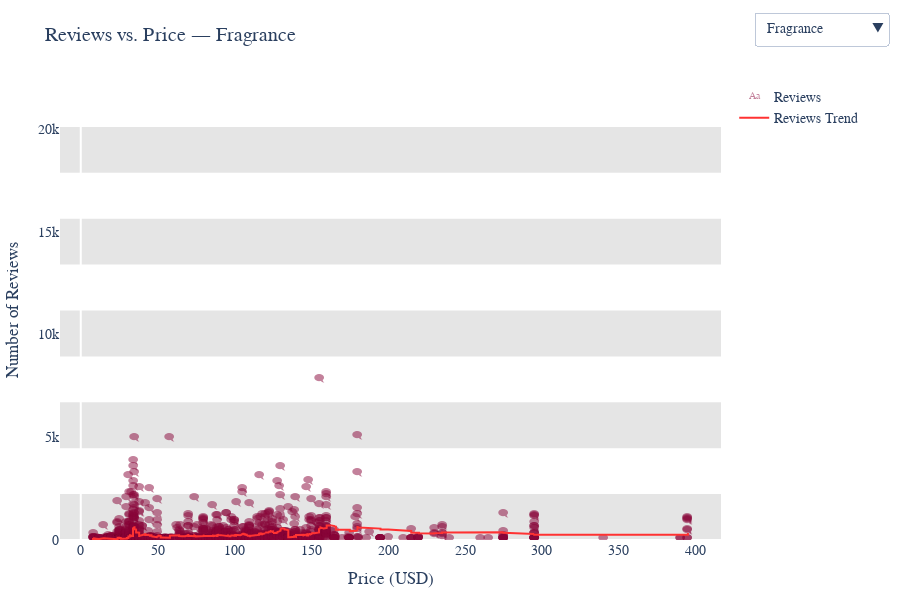

Notebook source saved alongside this figure:
### Code cell
import plotly.graph_objects as go
import pandas as pd

# Prepare data
df_reviews = product_info_df.dropna(subset=['actual_price_usd', 'reviews', 'primary_category']).copy()
df_reviews['reviews'] = pd.to_numeric(df_reviews['reviews'], errors='coerce')
categories = df_reviews['primary_category'].unique()

# Get global y-axis max for reviews
y_max_global = df_reviews['reviews'].max() * 1.05

traces = []
buttons = []

for i, cat in enumerate(categories):
    df_cat = df_reviews[df_reviews['primary_category'] == cat].sort_values(by='actual_price_usd')
    smooth_reviews = df_cat['reviews'].rolling(window=50, min_periods=1).mean()

    # Use a symbolic marker for reviews
    trace_points = go.Scatter(
        x=df_cat['actual_price_usd'],
        y=df_cat['reviews'],
        mode='text',
        name='Reviews',
        text=['🗨️'] * len(df_cat),
        textfont=dict(size=10, color='rgba(135, 3, 56, 0.5)'),
        textposition='middle center',
        hovertemplate='<b>%{text}</b><br>Price: $%{x}<br>Reviews: %{y}<extra></extra>',
        visible=(i == 0)
    )

    trace_line = go.Scatter(
        x=df_cat['actual_price_usd'],
        y=smooth_reviews,
        mode='lines',
        name='Reviews Trend',
        line=dict(color='rgb(255, 50, 50)', width=2),
        hoverinfo='skip',
        visible=(i == 0)
    )

    traces.extend([trace_points, trace_line])

    vis = [False] * len(categories) * 2
    vis[i * 2] = True
    vis[i * 2 + 1] = True

    #  No dynamic y-axis range — just set the title
    buttons.append(dict(
        label=cat,
        method='update',
        args=[
            {'visible': vis},
            {'title': f'Reviews vs. Price — {cat}'}
        ]
    ))

# Add horizontal bands (same global scale)
band_shapes = []
band_count = 10
band_height = y_max_global / band_count

for i in range(0, band_count, 2):
    band_shapes.append(dict(
        type='rect',
        xref='paper', yref='y',
        x0=0, x1=1,
        y0=i * band_height,
        y1=(i + 1) * band_height,
        fillcolor='rgba(0, 0, 0, 0.1)',
        layer='below',
        line_width=0
    ))

# Build the figure
fig3 = go.Figure(data=traces)
fig3.update_layout(
    updatemenus=[dict(
        type='dropdown',
        buttons=buttons,
        active=0,
        x=1.05,
        xanchor='left',
        y=1.15,
        yanchor='top'
    )],
    title=f'Reviews vs. Price — {categories[0]}',
    xaxis=dict(title='Price (USD)', showgrid=False),
    yaxis=dict(title='Number of Reviews', range=[0, y_max_global], showgrid=False),
    shapes=band_shapes,
    plot_bgcolor='white',
    font=dict(family='Arial', size=14),
    height=600,
    margin=dict(t=80, b=60, l=60, r=60)
)

fig3.show()

### Figure 1 — Plotly figure (JSON) as saved in the notebook; plotly's stock layout.template omitted (floating-point values rounded to 4 significant figures; data arrays with more than 128 entries replaced by an {"elided": "..."} marker saying what was removed)
{"data": [{"hovertemplate": "<b>%{text}</b><br>Price: $%{x}<br>Reviews: %{y}<extra></extra>", "mode": "text", "name": "Reviews", "text": {"elided": "1339 str values"}, "textfont": {"color": "rgba(135, 3, 56, 0.5)", "size": 10}, "textposition": "middle center", "type": "scatter", "visible": true, "x": {"elided": "1339 float values"}, "y": {"elided": "1339 float values"}}, {"hoverinfo": "skip", "line": {"color": "rgb(255, 50, 50)", "width": 2}, "mode": "lines", "name": "Reviews Trend", "type": "scatter", "visible": true, "x": {"elided": "1339 float values"}, "y": {"elided": "1339 float values"}}, {"hovertemplate": "<b>%{text}</b><br>Price: $%{x}<br>Reviews: %{y}<extra></extra>", "mode": "text", "name": "Reviews", "text": {"elided": "395 str values"}, "textfont": {"color": "rgba(135, 3, 56, 0.5)", "size": 10}, "textposition": "middle center", "type": "scatter", "visible": false, "x": {"elided": "395 float values"}, "y": {"elided": "395 float values"}}, {"hoverinfo": "skip", "line": {"color": "rgb(255, 50, 50)", "width": 2}, "mode": "lines", "name": "Reviews Trend", "type": "scatter", "visible": false, "x": {"elided": "395 float values"}, "y": {"elided": "395 float values"}}, {"hovertemplate": "<b>%{text}</b><br>Price: $%{x}<br>Reviews: %{y}<extra></extra>", "mode": "text", "name": "Reviews", "text": {"elided": "274 str values"}, "textfont": {"color": "rgba(135, 3, 56, 0.5)", "size": 10}, "textposition": "middle center", "type": "scatter", "visible": false, "x": {"elided": "274 float values"}, "y": {"elided": "274 float values"}}, {"hoverinfo": "skip", "line": {"color": "rgb(255, 50, 50)", "width": 2}, "mode": "lines", "name": "Reviews Trend", "type": "scatter", "visible": false, "x": {"elided": "274 float values"}, "y": {"elided": "274 float values"}}, {"hovertemplate": "<b>%{text}</b><br>Price: $%{x}<br>Reviews: %{y}<extra></extra>", "mode": "text", "name": "Reviews", "text": {"elided": "1416 str values"}, "textfont": {"color": "rgba(135, 3, 56, 0.5)", "size": 10}, "textposition": "middle center", "type": "scatter", "visible": false, "x": {"elided": "1416 float values"}, "y": {"elided": "1416 float values"}}, {"hoverinfo": "skip", "line": {"color": "rgb(255, 50, 50)", "width": 2}, "mode": "lines", "name": "Reviews Trend", "type": "scatter", "visible": false, "x": {"elided": "1416 float values"}, "y": {"elided": "1416 float values"}}, {"hovertemplate": "<b>%{text}</b><br>Price: $%{x}<br>Reviews: %{y}<extra></extra>", "mode": "text", "name": "Reviews", "text": {"elided": "2328 str values"}, "textfont": {"color": "rgba(135, 3, 56, 0.5)", "size": 10}, "textposition": "middle center", "type": "scatter", "visible": false, "x": {"elided": "2328 float values"}, "y": {"elided": "2328 float values"}}, {"hoverinfo": "skip", "line": {"color": "rgb(255, 50, 50)", "width": 2}, "mode": "lines", "name": "Reviews Trend", "type": "scatter", "visible": false, "x": {"elided": "2328 float values"}, "y": {"elided": "2328 float values"}}, {"hovertemplate": "<b>%{text}</b><br>Price: $%{x}<br>Reviews: %{y}<extra></extra>", "mode": "text", "name": "Reviews", "text": {"elided": "2351 str values"}, "textfont": {"color": "rgba(135, 3, 56, 0.5)", "size": 10}, "textposition": "middle center", "type": "scatter", "visible": false, "x": {"elided": "2351 float values"}, "y": {"elided": "2351 float values"}}, {"hoverinfo": "skip", "line": {"color": "rgb(255, 50, 50)", "width": 2}, "mode": "lines", "name": "Reviews Trend", "type": "scatter", "visible": false, "x": {"elided": "2351 float values"}, "y": {"elided": "2351 float values"}}, {"hovertemplate": "<b>%{text}</b><br>Price: $%{x}<br>Reviews: %{y}<extra></extra>", "mode": "text", "name": "Reviews", "text": ["🗨️", "🗨️", "🗨️", "🗨️", "🗨️", "🗨️", "🗨️", "🗨️", "🗨️", "🗨️", "🗨️", "🗨️", "🗨️", "🗨️", "🗨️", "🗨️", "🗨️", "🗨️", "🗨️", "🗨️", "🗨️", "🗨️", "🗨️", "🗨️", "🗨️", "🗨️", "🗨️", "🗨️", "🗨️", "🗨️", "🗨️", "🗨️", "🗨️", "🗨️", "🗨️", "🗨️", "🗨️", "🗨️", "🗨️", "🗨️", "🗨️", "🗨️", "🗨️", "🗨️", "🗨️", "🗨️", "🗨️", "🗨️", "🗨️", "🗨️"], "textfont": {"color": "rgba(135, 3, 56, 0.5)", "size": 10}, "textposition": "middle center", "type": "scatter", "visible": false, "x": [4.95, 5.0, 6.0, 6.0, 7.0, 7.0, 7.0, 9.0, 10.0, 10.0, 10.0, 10.0, 12.0, 12.0, 12.0, 12.0, 12.0, 12.0, 14.0, 14.0, 15.0, 15.0, 15.0, 15.0, 16.0, 18.0, 19.0, 20.0, 20.0, 20.0, 20.0, 22.0, 24.0, 24.0, 24.0, 24.0, 24.0, 25.0, 26.0, 28.0, 28.0, 35.0, 45.0, 46.0, 74.0, 89.0, 125.0, 129.0, 169.0, 249.0], "y": [60.0, 74.0, 41.0, 197.0, 910.0, 49.0, 11.0, 6.0, 6.0, 88.0, 9.0, 91.0, 8.0, 16.0, 159.0, 93.0, 170.0, 911.0, 1.0, 1.0, 54.0, 15.0, 19.0, 195.0, 43.0, 87.0, 3.0, 452.0, 44.0, 1403.0, 658.0, 1.0, 14.0, 2234.0, 255.0, 277.0, 733.0, 89.0, 118.0, 527.0, 161.0, 68.0, 74.0, 39.0, 51.0, 200.0, 49.0, 23.0, 20.0, 197.0]}, {"hoverinfo": "skip", "line": {"color": "rgb(255, 50, 50)", "width": 2}, "mode": "lines", "name": "Reviews Trend", "type": "scatter", "visible": false, "x": [4.95, 5.0, 6.0, 6.0, 7.0, 7.0, 7.0, 9.0, 10.0, 10.0, 10.0, 10.0, 12.0, 12.0, 12.0, 12.0, 12.0, 12.0, 14.0, 14.0, 15.0, 15.0, 15.0, 15.0, 16.0, 18.0, 19.0, 20.0, 20.0, 20.0, 20.0, 22.0, 24.0, 24.0, 24.0, 24.0, 24.0, 25.0, 26.0, 28.0, 28.0, 35.0, 45.0, 46.0, 74.0, 89.0, 125.0, 129.0, 169.0, 249.0], "y": [60.0, 67.0, 58.33, 93.0, 256.4, 221.8, 191.7, 168.5, 150.4, 144.2, 131.9, 128.5, 119.2, 111.9, 115.0, 113.6, 116.9, 161.1, 152.6, 145.1, 140.7, 135.0, 130.0, 132.7, 129.1, 127.5, 122.9, 134.6, 131.5, 173.9, 189.5, 183.6, 178.5, 238.9, 239.4, 240.4, 253.7, 249.4, 246.0, 253.1, 250.8, 246.5, 242.4, 237.8, 233.7, 232.9, 229.0, 224.7, 220.6, 220.1]}, {"hovertemplate": "<b>%{text}</b><br>Price: $%{x}<br>Reviews: %{y}<extra></extra>", "mode": "text", "name": "Reviews", "text": ["🗨️", "🗨️", "🗨️", "🗨️", "🗨️", "🗨️", "🗨️", "🗨️", "🗨️", "🗨️", "🗨️", "🗨️", "🗨️", "🗨️", "🗨️", "🗨️", "🗨️", "🗨️", "🗨️", "🗨️", "🗨️", "🗨️", "🗨️", "🗨️", "🗨️", "🗨️", "🗨️", "🗨️", "🗨️", "🗨️", "🗨️", "🗨️", "🗨️", "🗨️", "🗨️", "🗨️", "🗨️", "🗨️", "🗨️", "🗨️", "🗨️", "🗨️", "🗨️", "🗨️", "🗨️", "🗨️", "🗨️", "🗨️", "🗨️", "🗨️", "🗨️", "🗨️", "🗨️", "🗨️", "🗨️", "🗨️", "🗨️", "🗨️", "🗨️"], "textfont": {"color": "rgba(135, 3, 56, 0.5)", "size": 10}, "textposition": "middle center", "type": "scatter", "visible": false, "x": [10.0, 16.0, 16.8, 17.0, 19.0, 20.0, 20.0, 20.0, 20.0, 22.0, 22.0, 23.0, 23.0, 23.0, 23.5, 24.0, 24.0, 24.0, 24.0, 25.0, 25.0, 25.0, 25.0, 25.0, 26.0, 26.0, 26.5, 27.0, 27.0, 28.0, 28.0, 30.0, 30.0, 30.0, 32.0, 32.0, 32.0, 34.0, 35.0, 36.0, 36.0, 36.0, 36.0, 36.0, 37.0, 37.0, 37.0, 38.0, 40.0, 40.0, 41.0, 44.0, 44.0, 44.0, 52.0, 57.0, 60.0, 62.0, 104.0], "y": [1.0, 39.0, 11.0, 5.0, 28.0, 264.0, 243.0, 44.0, 48.0, 137.0, 146.0, 36.0, 38.0, 59.0, 16.0, 11.0, 142.0, 278.0, 152.0, 37.0, 6.0, 5.0, 28.0, 167.0, 10.0, 51.0, 26.0, 34.0, 46.0, 113.0, 91.0, 13.0, 390.0, 93.0, 44.0, 81.0, 13.0, 16.0, 480.0, 5.0, 13.0, 40.0, 48.0, 68.0, 9.0, 33.0, 4.0, 53.0, 14.0, 46.0, 27.0, 11.0, 11.0, 9.0, 10.0, 28.0, 4.0, 64.0, 351.0]}, {"hoverinfo": "skip", "line": {"color": "rgb(255, 50, 50)", "width": 2}, "mode": "lines", "name": "Reviews Trend", "type": "scatter", "visible": false, "x": [10.0, 16.0, 16.8, 17.0, 19.0, 20.0, 20.0, 20.0, 20.0, 22.0, 22.0, 23.0, 23.0, 23.0, 23.5, 24.0, 24.0, 24.0, 24.0, 25.0, 25.0, 25.0, 25.0, 25.0, 26.0, 26.0, 26.5, 27.0, 27.0, 28.0, 28.0, 30.0, 30.0, 30.0, 32.0, 32.0, 32.0, 34.0, 35.0, 36.0, 36.0, 36.0, 36.0, 36.0, 37.0, 37.0, 37.0, 38.0, 40.0, 40.0, 41.0, 44.0, 44.0, 44.0, 52.0, 57.0, 60.0, 62.0, 104.0], "y": [1.0, 20.0, 17.0, 14.0, 16.8, 58.0, 84.43, 79.38, 75.89, 82.0, 87.82, 83.5, 80.0, 78.5, 74.33, 70.38, 74.59, 85.89, 89.37, 86.75, 82.9, 79.36, 77.13, 80.88, 78.04, 77.0, 75.11, 73.64, 72.69, 74.03, 74.58, 72.66, 82.27, 82.59, 81.49, 81.47, 79.62, 77.95, 88.26, 86.17, 84.39, 83.33, 82.51, 82.18, 80.56, 79.52, 77.91, 77.4, 76.1, 75.5, 76.02, 75.46, 75.46, 75.54, 75.18, 70.46, 65.68, 66.08, 72.14]}, {"hovertemplate": "<b>%{text}</b><br>Price: $%{x}<br>Reviews: %{y}<extra></extra>", "mode": "text", "name": "Reviews", "text": ["🗨️", "🗨️", "🗨️", "🗨️"], "textfont": {"color": "rgba(135, 3, 56, 0.5)", "size": 10}, "textposition": "middle center", "type": "scatter", "visible": false, "x": [50.0, 50.0, 50.0, 50.0], "y": [7.0, 1.0, 43.0, 17.0]}, {"hoverinfo": "skip", "line": {"color": "rgb(255, 50, 50)", "width": 2}, "mode": "lines", "name": "Reviews Trend", "type": "scatter", "visible": false, "x": [50.0, 50.0, 50.0, 50.0], "y": [7.0, 4.0, 17.0, 17.0]}], "layout": {"font": {"family": "Arial", "size": 14}, "height": 600, "margin": {"b": 60, "l": 60, "r": 60, "t": 80}, "plot_bgcolor": "white", "shapes": [{"fillcolor": "rgba(0, 0, 0, 0.1)", "layer": "below", "line": {"width": 0}, "type": "rect", "x0": 0, "x1": 1, "xref": "paper", "y0": 0, "y1": 2235.0, "yref": "y"}, {"fillcolor": "rgba(0, 0, 0, 0.1)", "layer": "below", "line": {"width": 0}, "type": "rect", "x0": 0, "x1": 1, "xref": "paper", "y0": 4469.0, "y1": 6704.0, "yref": "y"}, {"fillcolor": "rgba(0, 0, 0, 0.1)", "layer": "below", "line": {"width": 0}, "type": "rect", "x0": 0, "x1": 1, "xref": "paper", "y0": 8938.0, "y1": 11170.0, "yref": "y"}, {"fillcolor": "rgba(0, 0, 0, 0.1)", "layer": "below", "line": {"width": 0}, "type": "rect", "x0": 0, "x1": 1, "xref": "paper", "y0": 13410.0, "y1": 15640.0, "yref": "y"}, {"fillcolor": "rgba(0, 0, 0, 0.1)", "layer": "below", "line": {"width": 0}, "type": "rect", "x0": 0, "x1": 1, "xref": "paper", "y0": 17880.0, "y1": 20110.0, "yref": "y"}], "title": {"text": "Reviews vs. Price — Fragrance"}, "updatemenus": [{"active": 0, "buttons": [{"args": [{"visible": [true, true, false, false, false, false, false, false, false, false, false, false, false, false, false, false, false, false]}, {"title": "Reviews vs. Price — Fragrance"}], "label": "Fragrance", "method": "update"}, {"args": [{"visible": [false, false, true, true, false, false, false, false, false, false, false, false, false, false, false, false, false, false]}, {"title": "Reviews vs. Price — Bath & Body"}], "label": "Bath & Body", "method": "update"}, {"args": [{"visible": [false, false, false, false, true, true, false, false, false, false, false, false, false, false, false, false, false, false]}, {"title": "Reviews vs. Price — Mini Size"}], "label": "Mini Size", "method": "update"}, {"args": [{"visible": [false, false, false, false, false, false, true, true, false, false, false, false, false, false, false, false, false, false]}, {"title": "Reviews vs. Price — Hair"}], "label": "Hair", "method": "update"}, {"args": [{"visible": [false, false, false, false, false, false, false, false, true, true, false, false, false, false, false, false, false, false]}, {"title": "Reviews vs. Price — Makeup"}], "label": "Makeup", "method": "update"}, {"args": [{"visible": [false, false, false, false, false, false, false, false, false, false, true, true, false, false, false, false, false, false]}, {"title": "Reviews vs. Price — Skincare"}], "label": "Skincare", "method": "update"}, {"args": [{"visible": [false, false, false, false, false, false, false, false, false, false, false, false, true, true, false, false, false, false]}, {"title": "Reviews vs. Price — Tools & Brushes"}], "label": "Tools & Brushes", "method": "update"}, {"args": [{"visible": [false, false, false, false, false, false, false, false, false, false, false, false, false, false, true, true, false, false]}, {"title": "Reviews vs. Price — Men"}], "label": "Men", "method": "update"}, {"args": [{"visible": [false, false, false, false, false, false, false, false, false, false, false, false, false, false, false, false, true, true]}, {"title": "Reviews vs. Price — Gifts"}], "label": "Gifts", "method": "update"}], "type": "dropdown", "x": 1.05, "xanchor": "left", "y": 1.15, "yanchor": "top"}], "xaxis": {"showgrid": false, "title": {"text": "Price (USD)"}}, "yaxis": {"range": [0, 22350.0], "showgrid": false, "title": {"text": "Number of Reviews"}}}}
